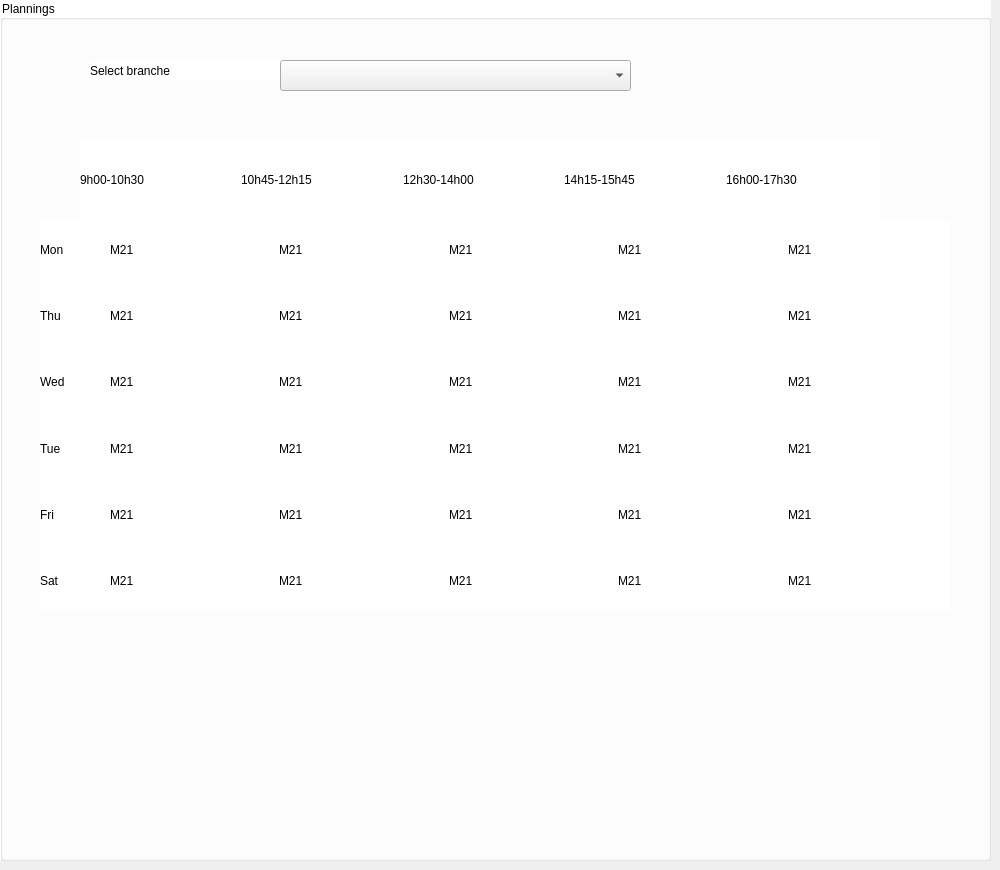
            <widget class="QWidget" name="plainningPage">
             <widget class="QGroupBox" name="groupBox_5">
              <property name="geometry">
               <rect>
                <x>0</x>
                <y>0</y>
                <width>991</width>
                <height>861</height>
               </rect>
              </property>
              <property name="maximumSize">
               <size>
                <width>16777215</width>
                <height>16777215</height>
               </size>
              </property>
              <property name="styleSheet">
               <string notr="true">background-color: rgb(255, 255, 255);
color: #000000;
</string>
              </property>
              <property name="title">
               <string>Plannings</string>
              </property>
              <widget class="QLabel" name="label_28">
               <property name="geometry">
                <rect>
                 <x>90</x>
                 <y>60</y>
                 <width>191</width>
                 <height>21</height>
                </rect>
               </property>
               <property name="text">
                <string>Select branche</string>
               </property>
              </widget>
              <widget class="QComboBox" name="a_cid_3">
               <property name="geometry">
                <rect>
                 <x>280</x>
                 <y>60</y>
                 <width>351</width>
                 <height>31</height>
                </rect>
               </property>
               <property name="minimumSize">
                <size>
                 <width>0</width>
                 <height>0</height>
                </size>
               </property>
               <property name="styleSheet">
                <string notr="true">background-color: rgb(238, 238, 238);</string>
               </property>
              </widget>
              <widget class="QWidget" name="verticalLayoutWidget">
               <property name="geometry">
                <rect>
                 <x>40</x>
                 <y>220</y>
                 <width>71</width>
                 <height>391</height>
                </rect>
               </property>
               <layout class="QVBoxLayout" name="verticalLayout_4">
                <item>
                 <widget class="QLabel" name="label_30">
                  <property name="text">
                   <string>Mon</string>
                  </property>
                 </widget>
                </item>
                <item>
                 <widget class="QLabel" name="label_31">
                  <property name="text">
                   <string>Thu</string>
                  </property>
                 </widget>
                </item>
                <item>
                 <widget class="QLabel" name="label_33">
                  <property name="text">
                   <string>Wed</string>
                  </property>
                 </widget>
                </item>
                <item>
                 <widget class="QLabel" name="label_29">
                  <property name="text">
                   <string>Tue</string>
                  </property>
                 </widget>
                </item>
                <item>
                 <widget class="QLabel" name="label_34">
                  <property name="text">
                   <string>Fri</string>
                  </property>
                 </widget>
                </item>
                <item>
                 <widget class="QLabel" name="label_32">
                  <property name="text">
                   <string>Sat</string>
                  </property>
                 </widget>
                </item>
               </layout>
              </widget>
              <widget class="QWidget" name="horizontalLayoutWidget">
               <property name="geometry">
                <rect>
                 <x>80</x>
                 <y>140</y>
                 <width>801</width>
                 <height>80</height>
                </rect>
               </property>
               <layout class="QHBoxLayout" name="horizontalLayout_3">
                <item>
                 <widget class="QLabel" name="label_37">
                  <property name="text">
                   <string>9h00-10h30</string>
                  </property>
                 </widget>
                </item>
                <item>
                 <widget class="QLabel" name="label_38">
                  <property name="text">
                   <string>10h45-12h15</string>
                  </property>
                 </widget>
                </item>
                <item>
                 <widget class="QLabel" name="label_36">
                  <property name="text">
                   <string>12h30-14h00</string>
                  </property>
                 </widget>
                </item>
                <item>
                 <widget class="QLabel" name="label_35">
                  <property name="text">
                   <string>14h15-15h45</string>
                  </property>
                 </widget>
                </item>
                <item>
                 <widget class="QLabel" name="label_39">
                  <property name="text">
                   <string>16h00-17h30</string>
                  </property>
                 </widget>
                </item>
               </layout>
              </widget>
              <widget class="QWidget" name="verticalLayoutWidget_2">
               <property name="geometry">
                <rect>
                 <x>110</x>
                 <y>220</y>
                 <width>841</width>
                 <height>391</height>
                </rect>
               </property>
               <layout class="QVBoxLayout" name="verticalLayout_6">
                <item>
                 <layout class="QHBoxLayout" name="horizontalLayout_8">
                  <item>
                   <widget class="QLabel" name="label_71">
                    <property name="text">
                     <string>M21</string>
                    </property>
                   </widget>
                  </item>
                  <item>
                   <widget class="QLabel" name="label_72">
                    <property name="text">
                     <string>M21</string>
                    </property>
                   </widget>
                  </item>
                  <item>
                   <widget class="QLabel" name="label_74">
                    <property name="text">
                     <string>M21</string>
                    </property>
                   </widget>
                  </item>
                  <item>
                   <widget class="QLabel" name="label_75">
                    <property name="text">
                     <string>M21</string>
                    </property>
                   </widget>
                  </item>
                  <item>
                   <widget class="QLabel" name="label_76">
                    <property name="text">
                     <string>M21</string>
                    </property>
                   </widget>
                  </item>
                 </layout>
                </item>
                <item>
                 <layout class="QHBoxLayout" name="horizontalLayout_4">
                  <item>
                   <widget class="QLabel" name="label_40">
                    <property name="text">
                     <string>M21</string>
                    </property>
                   </widget>
                  </item>
                  <item>
                   <widget class="QLabel" name="label_45">
                    <property name="text">
                     <string>M21</string>
                    </property>
                   </widget>
                  </item>
                  <item>
                   <widget class="QLabel" name="label_44">
                    <property name="text">
                     <string>M21</string>
                    </property>
                   </widget>
                  </item>
                  <item>
                   <widget class="QLabel" name="label_46">
                    <property name="text">
                     <string>M21</string>
                    </property>
                   </widget>
                  </item>
                  <item>
                   <widget class="QLabel" name="label_42">
                    <property name="text">
                     <string>M21</string>
                    </property>
                   </widget>
                  </item>
                 </layout>
                </item>
                <item>
                 <layout class="QHBoxLayout" name="horizontalLayout_7">
                  <item>
                   <widget class="QLabel" name="label_66">
                    <property name="text">
                     <string>M21</string>
                    </property>
                   </widget>
                  </item>
                  <item>
                   <widget class="QLabel" name="label_67">
                    <property name="text">
                     <string>M21</string>
                    </property>
                   </widget>
                  </item>
                  <item>
                   <widget class="QLabel" name="label_68">
                    <property name="text">
                     <string>M21</string>
                    </property>
                   </widget>
                  </item>
                  <item>
                   <widget class="QLabel" name="label_69">
                    <property name="text">
                     <string>M21</string>
                    </property>
                   </widget>
                  </item>
                  <item>
                   <widget class="QLabel" name="label_70">
                    <property name="text">
                     <string>M21</string>
                    </property>
                   </widget>
                  </item>
                 </layout>
                </item>
                <item>
                 <layout class="QHBoxLayout" name="horizontalLayout_6">
                  <item>
                   <widget class="QLabel" name="label_53">
                    <property name="text">
                     <string>M21</string>
                    </property>
                   </widget>
                  </item>
                  <item>
                   <widget class="QLabel" name="label_54">
                    <property name="text">
                     <string>M21</string>
                    </property>
                   </widget>
                  </item>
                  <item>
                   <widget class="QLabel" name="label_62">
                    <property name="text">
                     <string>M21</string>
                    </property>
                   </widget>
                  </item>
                  <item>
                   <widget class="QLabel" name="label_63">
                    <property name="text">
                     <string>M21</string>
                    </property>
                   </widget>
                  </item>
                  <item>
                   <widget class="QLabel" name="label_64">
                    <property name="text">
                     <string>M21</string>
                    </property>
                   </widget>
                  </item>
                 </layout>
                </item>
                <item>
                 <layout class="QHBoxLayout" name="horizontalLayout_5">
                  <item>
                   <widget class="QLabel" name="label_47">
                    <property name="text">
                     <string>M21</string>
                    </property>
                   </widget>
                  </item>
                  <item>
                   <widget class="QLabel" name="label_48">
                    <property name="text">
                     <string>M21</string>
                    </property>
                   </widget>
                  </item>
                  <item>
                   <widget class="QLabel" name="label_49">
                    <property name="text">
                     <string>M21</string>
                    </property>
                   </widget>
                  </item>
                  <item>
                   <widget class="QLabel" name="label_50">
                    <property name="text">
                     <string>M21</string>
                    </property>
                   </widget>
                  </item>
                  <item>
                   <widget class="QLabel" name="label_51">
                    <property name="text">
                     <string>M21</string>
                    </property>
                   </widget>
                  </item>
                 </layout>
                </item>
                <item>
                 <layout class="QHBoxLayout" name="horizontalLayout_9">
                  <item>
                   <widget class="QLabel" name="label_78">
                    <property name="text">
                     <string>M21</string>
                    </property>
                   </widget>
                  </item>
                  <item>
                   <widget class="QLabel" name="label_79">
                    <property name="text">
                     <string>M21</string>
                    </property>
                   </widget>
                  </item>
                  <item>
                   <widget class="QLabel" name="label_80">
                    <property name="text">
                     <string>M21</string>
                    </property>
                   </widget>
                  </item>
                  <item>
                   <widget class="QLabel" name="label_81">
                    <property name="text">
                     <string>M21</string>
                    </property>
                   </widget>
                  </item>
                  <item>
                   <widget class="QLabel" name="label_82">
                    <property name="text">
                     <string>M21</string>
                    </property>
                   </widget>
                  </item>
                 </layout>
                </item>
               </layout>
              </widget>
             </widget>
            </widget>
